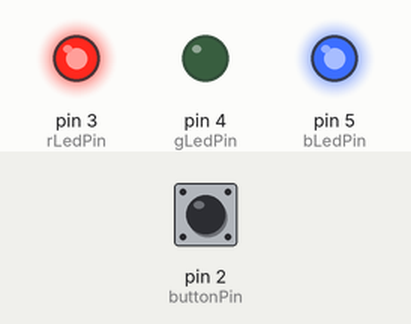
Bench run of a sketch on a simulated Arduino Uno, built with avr-gcc and run on an emulated ATmega328P. On the bench: output pins drawn as LEDs (lit = HIGH). The inputs (shaded band) are chosen by the test bench; at power-on: pin 2 (buttonPin) LOW. What the sketch prints to the serial monitor is not drawn.

Above: at 1.2 s.
1.3 s: pin 2 (buttonPin) pulled HIGH for 0.15 s
At 1.7 s:
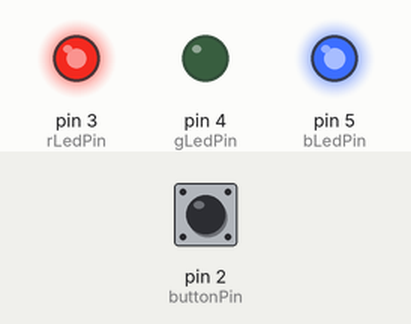
4.4 s: pin 2 (buttonPin) pulled HIGH for 1 s
At 5.4 s:
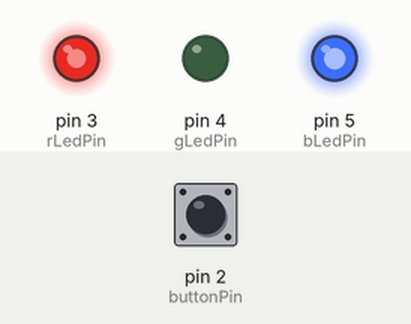
8.4 s: pin 2 (buttonPin) pulled HIGH for 0.15 s
At 9.7 s:
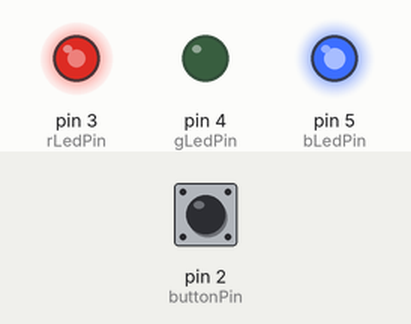
11.5 s: pin 2 (buttonPin) pulsed HIGH 2 times (0.12 s each, 0.3 s apart)
At 12.4 s:
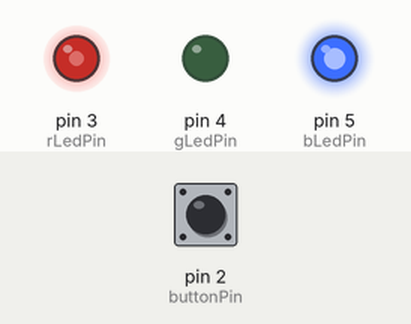
13.6 s: pin 2 (buttonPin) pulled HIGH for 3.2 s
At 14.8 s:
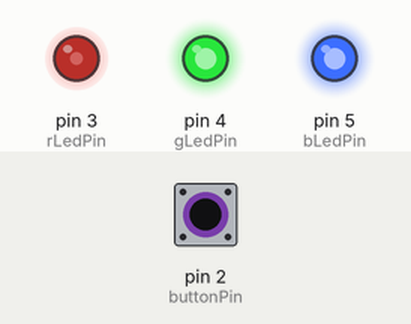
19.8 s: pin 2 (buttonPin) pulsed HIGH 5 times (0.12 s each, 0.3 s apart)
At 21.4 s:
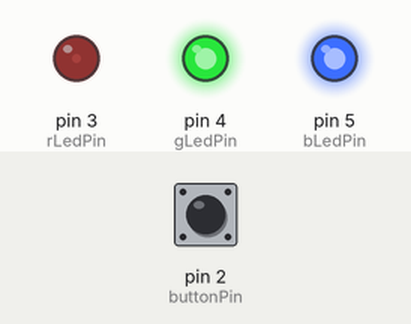
Timing chart, 0 to 37.5 s (numbered marks = the images above; inputs shaded):
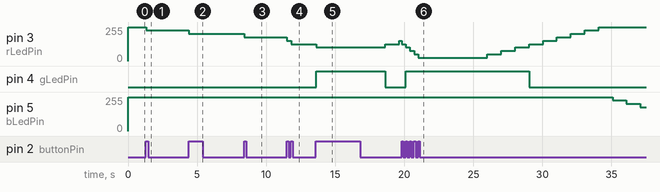

Measured:
- after the input at 1.3 s, pin 3 (rLedPin): 255/255 → 229/255 at once
- after the input at 4.4 s, pin 3 (rLedPin): 229/255 → 204/255 at once; pin 5 (bLedPin): stays 255/255 (without the input it goes to 229/255 after 2.9 s)
- after the input at 8.4 s, pin 5 (bLedPin): stays 255/255 (without the input it goes to 229/255 after 3.0 s)
- after the input at 11.5 s, pin 3 (rLedPin): 178/255 → 153/255 at once, → 127/255 0.30 s later
- after the input at 13.6 s, pin 4 (gLedPin): LOW → HIGH at once, → LOW 5.0 s later
- after the input at 19.8 s, pin 4 (gLedPin): LOW → HIGH after 0.31 s instead of 9.9 s

The sketch:

Homework2_plush.ino
```cpp
const int buttonPin=2;
const int rLedPin=3;
const int gLedPin=4;
const int bLedPin=5;


int buttonState=0; //variable for reading the pushbutton state
bool ButtonPressed = false; //has the button been pressed or not

unsigned long touchedTimer=0; //record of last touch time
unsigned long reducedTimer=0; //record of last reduced point time
const long unTouchedInterval = 5000; //interval for decreaseof mood
const long reducedInterval=1000;

int mood=0; //toy's mood state
const int neutralMood = 10; //neutral mood start

// the setup function runs once when you press reset or power the board
void setup() {
  pinMode(rLedPin, OUTPUT);
  pinMode(gLedPin, OUTPUT);
  pinMode(bLedPin, OUTPUT);
  pinMode(buttonPin,INPUT);
  Serial.begin(9600);//Baund rate setting
  mood = neutralMood;
}

void loop() {

  Serial.println(mood);
  //Serial.print(buttonState);

  showLEDState(mood);

  //check if the button is pressed or not
  buttonState = digitalRead(buttonPin);
  Serial.println(mood);
  //if the button is clicked
  if (buttonState == HIGH && !ButtonPressed){
    mood=mood+1;
    if(mood>20) mood=20;
    touchedTimer=millis();
    ButtonPressed=true;
  }

  if (buttonState == LOW && ButtonPressed){
    ButtonPressed=false;
  }


  unsigned long currentTimer = millis();
  if (currentTimer - touchedTimer > unTouchedInterval){

    if (currentTimer - reducedTimer > reducedInterval){
      mood = mood -1;
      if (mood<0) mood=0;
      reducedTimer=currentTimer;
    }
  }

}

void showLEDState(int state){

  float brightnessInterval = 255/10.0;

  if (state>= neutralMood){
    analogWrite(rLedPin, 255-brightnessInterval * (state-neutralMood));
    analogWrite(gLedPin, brightnessInterval * (state-neutralMood));
    analogWrite(bLedPin, 255);
  }

  else{
    analogWrite(rLedPin,255);
    analogWrite(gLedPin,brightnessInterval * (neutralMood-state) );
    analogWrite(bLedPin,255- brightnessInterval * (neutralMood-state));
  }
}
```
